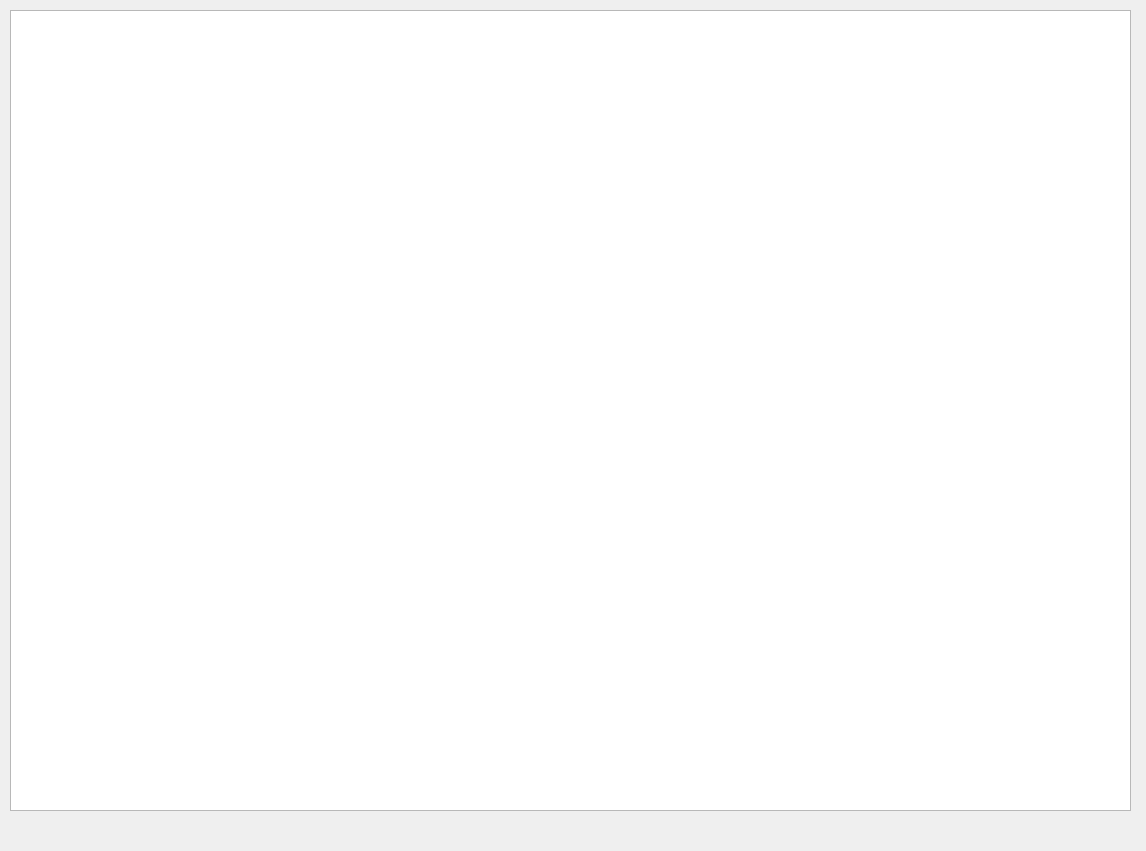
<?xml version="1.0" encoding="UTF-8"?>
<ui version="4.0">
 <class>MainWindow</class>
 <widget class="QMainWindow" name="MainWindow">
  <property name="geometry">
   <rect>
    <x>0</x>
    <y>0</y>
    <width>1146</width>
    <height>851</height>
   </rect>
  </property>
  <property name="windowTitle">
   <string>MainWindow</string>
  </property>
  <widget class="QWidget" name="centralwidget">
   <widget class="QGraphicsView" name="graphicsView">
    <property name="geometry">
     <rect>
      <x>10</x>
      <y>10</y>
      <width>1121</width>
      <height>801</height>
     </rect>
    </property>
   </widget>
  </widget>
 </widget>
 <resources/>
 <connections/>
</ui>
